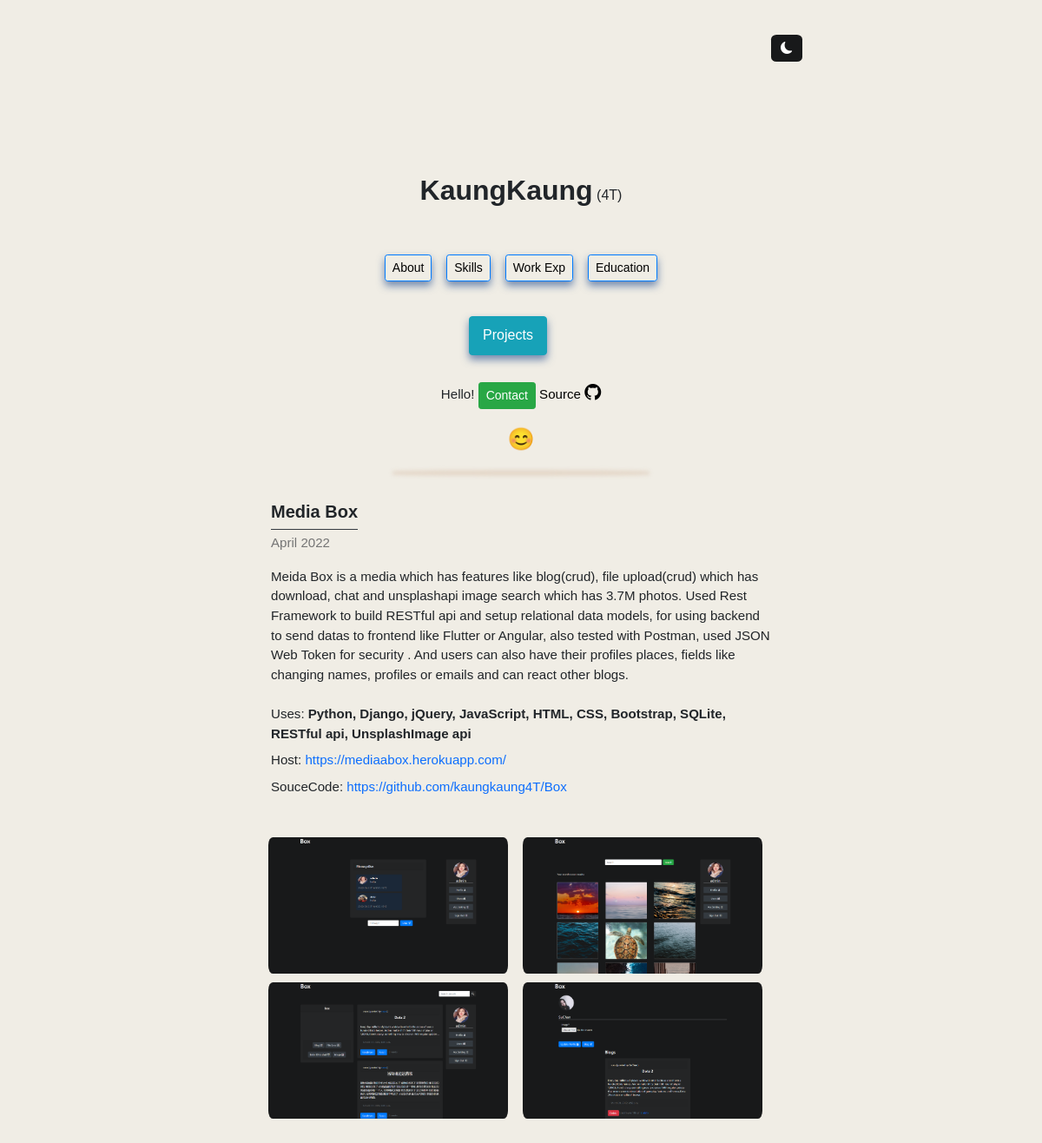
Before: /project2/1 with the older database file.
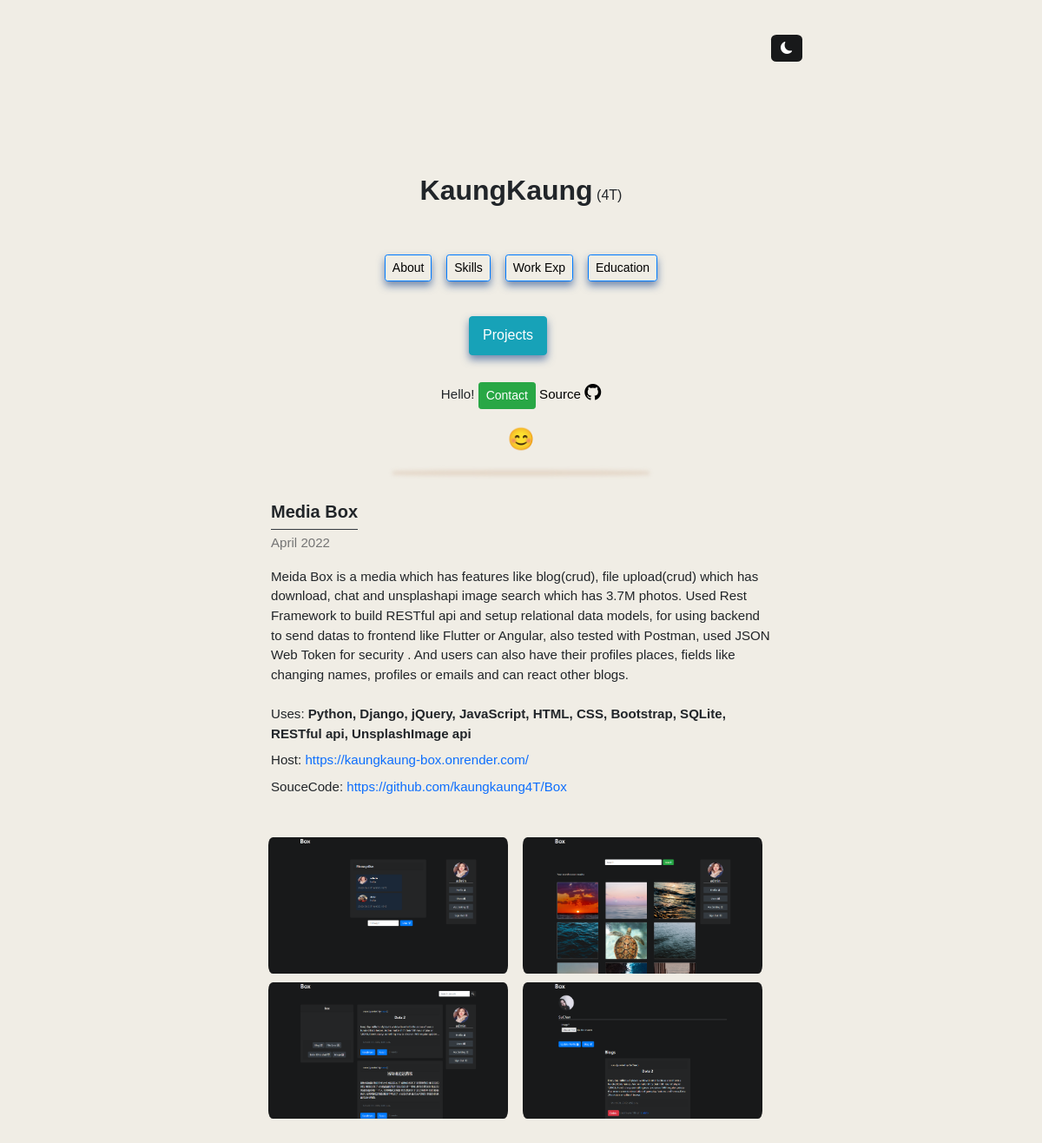
After: the same page with the newer database file.
### display/models.py (models this page shows)
class Project(models.Model):
    title = models.CharField(max_length=225)
    image = models.ImageField(upload_to='project_image')
    uses = models.CharField(max_length=255)
    description = models.TextField()
    schoolp = models.CharField(max_length=255, blank=True, null=True)
    url = models.URLField(max_length=255, blank=True, null=True)
    source_code = models.URLField(max_length=255, blank=True, null=True)
    image2 = models.ImageField(upload_to='project_image', null=True, blank=True)
    image3 = models.ImageField(upload_to='project_image', null=True, blank=True)
    image4 = models.ImageField(upload_to='project_image', null=True, blank=True)
    date = models.CharField(null=True, blank=True, max_length=255)

### display/views.py (the view)
def project2(request, pk):
    p = Project.objects.get(id=pk)
    return render(request, "project2.html",
                  {"project": p})

### template/project2.html
{% extends 'main.html' %}
{% block content %}
{% include 'chain.html' %}
{% load static %}
<link rel="stylesheet" href="{% static 'style.css' %}">
{% include 'profile.html' %}
<div style="height:10px;"></div>
<div class="box1 new_box"></div>
<div style="height:42px;"></div>
<body>
<div class="context" style="width:48%;">
        <div class="about" style="margin:auto;max-width:590px;">
            <div style="margin:auto;font-size:15.1px;">
        {% if project.title == "Secure Coding" %}
                  <h5><b>{{project.title}}</b></h5>
        <legend class="border-bottom border-dark mb-1" style="width:160px;"></legend>
                {% else %}
            <h5><b>{{project.title}}</b></h5>
        <legend class="border-bottom border-dark mb-1" style="width:100px;"></legend>
            {% endif %}
        <p class="word">{{ project.date }}</p>
        <p style="white-space: pre-line;">{{ project.description }}
            <label>Uses: <b>{{ project.uses }}</b></label>{% if project.url %}
            <label>Host: <a class="plink" target="_blank" href="{{ project.url }}">{{ project.url }}</a></label>{% else %}
            <label>Host: Unavailable</label>{% endif %}{% if project.source_code %}
            <label>SouceCode: <a class="plink" href="{{ project.source_code }}" target="_blank">{{ project.source_code }}</a></label>{% else %}
            <label>Source: private</label>{% endif %}
            </p><br>
                <div class="row" style="max-width:590px;">
                <img src="{{project.image2.url}}" style="margin-bottom:10px;margin-right:-7px;max-width:300px;max-height:180px;object-fit:cover;border-radius: 5.7%;">
                <img src="{{project.image3.url}}" style="margin-bottom:10px;margin-right:-7px;max-width:300px;max-height:180px;object-fit:cover;border-radius: 5.7%;">
                    <img src="{{project.image.url}}" style="margin-bottom:10px;margin-right:-7px;max-width:300px;max-height:180px;object-fit:cover;border-radius:  5.7%;">
                    <img src="{{project.image4.url}}" style="margin-bottom:10px;margin-right:-7px;max-width:300px;max-height:180px;object-fit:cover;border-radius: 5.7%;">
                    </div>
            </div>
        </div>
    </div>
</body>
<footer style="height:180px;"></footer>
{% endblock %}

Changed rows visible on the page:
changed Project "Media Box": url "https://mediaabox.herokuapp.com/" → "https://kaungkaung-box.onrender.com/"
